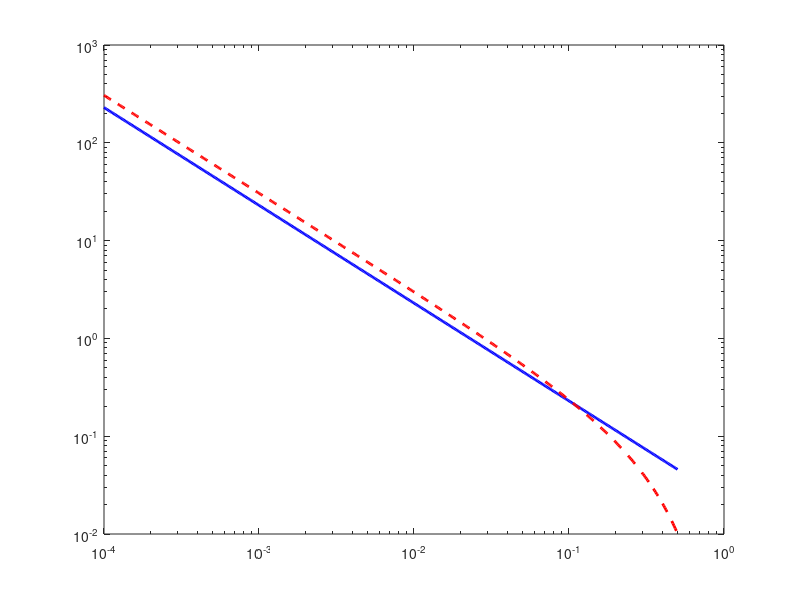

The MATLAB script that drew this image: (Note: this script raises an error after producing the figure.)
%% =====================================================================
%  三维颗粒气体温度穿透深度 λ 与相变预测
%  理论基础: Granular Media 教材 §5.4.4 公式 (5.106)-(5.108)
%  
%  核心公式:
%    能量方程: d/dz [ K dT/dz ] = Γ
%    热导率:   K = ρ_p d F4(φ) √T  ∝  ρ_p d √T  (稀薄极限)
%    耗散率:   Γ = (ρ_p/d)(1-e²) F5(φ) T^{3/2}  ∝  (ρ_p/d)(1-e²) φ² T^{3/2}
%    穿透深度: λ ~ √(KT/Γ) ≃ 3SL / (Nπd²√(1-e²))     [1D, 公式5.107]
%    临界粒子数: Nc ≃ 3S / (πd²√(1-e²))                [公式5.108]
%
%  3D 扩展:
%    λ_3D ≈ d / (6φ χ(φ) √(1-e²))     [用平均自由程表达]
%    相变条件: λ_3D < L/2
%
%  同时从模拟数据中直接测量壳层温度剖面并拟合 λ_measured
% =====================================================================

clear all; close all; clc;

%% ========== 1. 系统参数 ==========

L     = 4.0;          % 容器边长 [cm]
d     = 0.08;         % 颗粒直径 [cm] (0.8 mm)
e     = 0.9;          % 法向恢复系数 (亚克力典型值, 可修改)
S     = L^2;          % 壁面面积 [cm²] (一面)
V_box = L^3;          % 容器体积 [cm³]
V_p   = (pi/6)*d^3;   % 单颗粒体积 [cm³]

fprintf('=== 温度穿透深度 λ 与相变预测 ===\n');
fprintf('  容器: %.1f × %.1f × %.1f cm³\n', L, L, L);
fprintf('  颗粒直径: %.2f cm (%.1f mm)\n', d, d*10);
fprintf('  恢复系数: e = %.2f, 1-e² = %.4f\n', e, 1-e^2);

%% ========== 2. 理论计算: λ(φ) 和 Nc ==========

% 扫描体积分数范围
phi_theory = logspace(-4, -0.3, 500)';  % φ 从 0.0001 到 ~0.5

% --- 方法 A: 直接套用教材公式 (5.107) 的 3D 版本 ---
% 教材原式: λ = 3SL / (Nπd²√(1-e²))
% 其中 N = φ V_box / V_p = 6φL³/(πd³)
% 代入得: λ = 3·S·L·πd³ / (6φL³·πd²·√(1-e²))
%          = 3·L²·d / (6φL³·√(1-e²))
%          = d / (2φL·√(1-e²))
% 
% 但这是 1D 的结果 (沿 z 方向). 在 3D 立方体中, 能量从 6 面壁注入,
% 每面壁"负责"的穿透距离是 L/2. 有效公式相同, 只是判据变成 λ vs L/2.

lambda_textbook = d ./ (2 * phi_theory * L * sqrt(1 - e^2));

% --- 方法 B: 用平均自由程的物理图像 ---
% λ_mfp = 1/(n σ_coll χ) = d/(6φχ)  (Enskog 修正)
% χ(φ) = (1 - φ/2)/(1-φ)³           (Carnahan-Starling)
% 每次碰撞损失 (1-e²) 的动能
% 穿透深度 = λ_mfp / √(1-e²)  (因为需要 ~(1-e²)^{-1} 次碰撞才耗尽能量)

chi_CS = (1 - phi_theory/2) ./ (1 - phi_theory).^3;
lambda_mfp = d ./ (6 * phi_theory .* chi_CS);
lambda_kinetic = lambda_mfp ./ sqrt(1 - e^2);

% --- 临界体积分数 (λ = L/2 的解) ---
% 方法 A: d/(2φ_c L √(1-e²)) = L/2  →  φ_c = d/(L²(1-e²))
phi_c_textbook = d / (L^2 * (1 - e^2));

% 方法 B: 数值求解 λ_kinetic(φ_c) = L/2
[~, idx_c] = min(abs(lambda_kinetic - L/2));
phi_c_kinetic = phi_theory(idx_c);

% 教材临界粒子数 (5.108): Nc = 3S/(πd²√(1-e²))
% 在 3D 立方体中, 我们从 6 面壁考虑, 每面贡献 S = L²
Nc_textbook = 3 * S / (pi * d^2 * sqrt(1 - e^2));
% 对应的等效 φ_c:
phi_c_from_Nc = Nc_textbook * V_p / V_box;

fprintf('\n--- 理论预测 ---\n');
fprintf('  教材公式 φ_c (方法A) = %.6f\n', phi_c_textbook);
fprintf('  动力学公式 φ_c (方法B) = %.6f\n', phi_c_kinetic);
fprintf('  教材 Nc (5.108, 单面壁) = %.0f\n', Nc_textbook);
fprintf('  Nc 对应等效 φ = %.6f\n', phi_c_from_Nc);

%% ========== 3. 从模拟数据测量壳层温度剖面 ==========

% --- 数据配置 ---
pos_vel_dir = 'G:\Space_Active\Data\Maxwell_Boltz\data\Pos_Vel_data';
rot_dir     = 'G:\Space_Active\Data\Maxwell_Boltz\data\Rotation_data\Rotation_data';
pv_pattern  = 'Data_FixSpace_R0_04_mode0td_phi*.mat';
rot_pattern = 'RotData_FixSpace_R0_04_mode0td_phi*.mat';
tag_name    = 'Tag_2';
delta_step  = 5;

% --- 壳层设置 ---
n_shells = 20;
half_L = L / 2;
shell_edges = linspace(0, half_L, n_shells + 1);
shell_centers = (shell_edges(1:end-1) + shell_edges(2:end)) / 2;
% 转换为"距壁面距离" (教材的 z 坐标从壁面算起)
dist_from_wall = half_L - shell_centers;  % 壁面=0, 中心=L/2

% --- 自动检索文件 ---
pv_files = dir(fullfile(pos_vel_dir, pv_pattern));
rot_files = dir(fullfile(rot_dir, rot_pattern));

extract_phi = @(fname) str2double(regexp(fname, '(?<=phi)\d+\.?\d*', 'match', 'once'));

pv_map = containers.Map('KeyType', 'double', 'ValueType', 'char');
rot_map = containers.Map('KeyType', 'double', 'ValueType', 'char');

for k = 1:length(pv_files)
    phi_k = extract_phi(pv_files(k).name);
    if ~isnan(phi_k), pv_map(phi_k) = pv_files(k).name; end
end
for k = 1:length(rot_files)
    phi_k = extract_phi(rot_files(k).name);
    if ~isnan(phi_k), rot_map(phi_k) = rot_files(k).name; end
end

phi_data = sort(cell2mat(pv_map.keys));
n_data = length(phi_data);

fprintf('\n  找到 %d 个模拟数据集: ', n_data);
fprintf('%.4f  ', phi_data); fprintf('\n');

% --- 存储 ---
Measured = struct();
Measured.phi = phi_data;
Measured.shell_centers = shell_centers;
Measured.dist_from_wall = dist_from_wall;
Measured.T_tr_profile = zeros(n_data, n_shells);
Measured.T_rot_profile = zeros(n_data, n_shells);
Measured.Tx_profile = zeros(n_data, n_shells);  % 各分量
Measured.Ty_profile = zeros(n_data, n_shells);
Measured.Tz_profile = zeros(n_data, n_shells);
Measured.n_profile = zeros(n_data, n_shells);
Measured.lambda_fit_tr = zeros(n_data, 1);
Measured.lambda_fit_rot = zeros(n_data, 1);
Measured.T_wall_fit = zeros(n_data, 1);
Measured.T_center_fit = zeros(n_data, 1);

%% ========== 4. 逐 φ 提取壳层温度剖面 ==========

for i = 1:n_data
    phi_val = phi_data(i);
    fprintf('\n[%d/%d] φ = %.4f ...\n', i, n_data, phi_val);
    
    % 加载平动数据
    pv_file = fullfile(pos_vel_dir, pv_map(phi_val));
    loaded = load(pv_file);
    PD = loaded.ExtractedData.(tag_name);
    
    total_frames = length(PD.Pos);
    valid_frames = 1:delta_step:total_frames;
    
    % 加载转动数据 (如果有)
    has_rot = rot_map.isKey(phi_val);
    if has_rot
        rot_file = fullfile(rot_dir, rot_map(phi_val));
        loaded_rot = load(rot_file);
        PD_rot = loaded_rot.ExtractedData.(tag_name);
        rot_steps = PD_rot.TimeStep;
    end
    
    % 壳层累加器
    shell_vx2_sum = zeros(n_shells, 1);
    shell_vy2_sum = zeros(n_shells, 1);
    shell_vz2_sum = zeros(n_shells, 1);
    shell_omg2_sum = zeros(n_shells, 1);
    shell_count = zeros(n_shells, 1);
    shell_rot_count = zeros(n_shells, 1);
    
    for j_idx = 1:length(valid_frames)
        j = valid_frames(j_idx);
        
        pos_j = PD.Pos{j};
        vel_j = PD.Vel{j};
        if isempty(pos_j), continue; end
        
        % 清洗
        bad = any(isnan(pos_j), 2) | any(isnan(vel_j), 2);
        pos_j(bad, :) = [];
        vel_j(bad, :) = [];
        if isempty(pos_j), continue; end
        
        % 去宏观流
        mean_v = mean(vel_j, 1);
        vf = vel_j - mean_v;
        
        % Chebyshev 距离 (到中心)
        cheby = max(abs(pos_j), [], 2);
        s_idx = discretize(cheby, shell_edges);
        
        for s = 1:n_shells
            mask = (s_idx == s);
            if any(mask)
                shell_vx2_sum(s) = shell_vx2_sum(s) + sum(vf(mask, 1).^2);
                shell_vy2_sum(s) = shell_vy2_sum(s) + sum(vf(mask, 2).^2);
                shell_vz2_sum(s) = shell_vz2_sum(s) + sum(vf(mask, 3).^2);
                shell_count(s) = shell_count(s) + sum(mask);
            end
        end
        
        % 转动数据
        if has_rot
            rot_idx = find(rot_steps == j, 1);
            if ~isempty(rot_idx) && ~isempty(PD_rot.Omg{rot_idx})
                omg_j = PD_rot.Omg{rot_idx};
                % 同步清洗
                if size(omg_j, 1) == size(pos_j, 1) + sum(bad)
                    omg_j(bad, :) = [];
                end
                if size(omg_j, 1) == size(pos_j, 1)
                    omg2 = sum(omg_j.^2, 2);
                    for s = 1:n_shells
                        mask = (s_idx == s);
                        if any(mask)
                            shell_omg2_sum(s) = shell_omg2_sum(s) + sum(omg2(mask));
                            shell_rot_count(s) = shell_rot_count(s) + sum(mask);
                        end
                    end
                end
            end
        end
    end
    
    % 计算壳层温度 (T = <v²>, 不含 1/2 和 m, 与教材一致)
    for s = 1:n_shells
        if shell_count(s) > 0
            Measured.Tx_profile(i, s) = shell_vx2_sum(s) / shell_count(s);
            Measured.Ty_profile(i, s) = shell_vy2_sum(s) / shell_count(s);
            Measured.Tz_profile(i, s) = shell_vz2_sum(s) / shell_count(s);
            Measured.T_tr_profile(i, s) = (shell_vx2_sum(s) + shell_vy2_sum(s) + shell_vz2_sum(s)) / (3 * shell_count(s));
            Measured.n_profile(i, s) = shell_count(s) / length(valid_frames);
        end
        if shell_rot_count(s) > 0
            Measured.T_rot_profile(i, s) = shell_omg2_sum(s) / (3 * shell_rot_count(s));
        end
    end
    
    % --- 拟合穿透深度 λ ---
    % 教材模型: T(z) ∝ cosh(z/λ) 或近似为指数衰减
    % 更精确: 对称边界条件下 T(r) 的解形如 cosh((r - L/2)/λ) / cosh(L/(2λ))
    % 但简单起见, 先做 log(T) vs dist_from_wall 的线性拟合
    
    T_prof = Measured.T_tr_profile(i, :)';
    valid_s = T_prof > 0 & ~isnan(T_prof);
    
    if sum(valid_s) >= 4
        % 用距壁面的距离 (壁面=0, 越远越深入)
        % 模型: T(z) = T_wall * exp(-z/λ)  其中 z = dist_from_wall
        % 但注意: dist_from_wall 是从壁面向内的距离
        % shell_centers 是从中心向外, 所以:
        % dist_from_wall = half_L - shell_centers (壁面=0)
        % 我们期待: T 随 dist_from_wall 增大(深入内部) 而减小
        
        z_wall = dist_from_wall(valid_s)';  % 从壁面算的距离
        T_valid = T_prof(valid_s);
        
        % 方法1: 简单指数拟合 T = T0 * exp(-z/λ)
        try
            % 非线性拟合更稳健
            ft = fittype('a * exp(-x/b)', 'independent', 'x');
            opts = fitoptions(ft);
            opts.StartPoint = [max(T_valid), L/4];
            opts.Lower = [0, 0.001];
            opts.Upper = [10*max(T_valid), 10*L];
            [fit_result, gof] = fit(z_wall, T_valid, ft, opts);
            
            Measured.lambda_fit_tr(i) = fit_result.b;
            Measured.T_wall_fit(i) = fit_result.a;
            Measured.T_center_fit(i) = fit_result.a * exp(-half_L / fit_result.b);
            
            fprintf('  拟合: T_wall=%.4f, λ_tr=%.4f cm, R²=%.4f\n', ...
                fit_result.a, fit_result.b, gof.rsquare);
        catch
            % Fallback: 线性拟合 log(T)
            p = polyfit(z_wall, log(T_valid), 1);
            if p(1) < 0
                Measured.lambda_fit_tr(i) = -1/p(1);
            else
                Measured.lambda_fit_tr(i) = Inf;
            end
            fprintf('  线性拟合: λ_tr=%.4f cm (fallback)\n', Measured.lambda_fit_tr(i));
        end
    end
    
    % 转动温度的 λ
    T_rot_prof = Measured.T_rot_profile(i, :)';
    valid_r = T_rot_prof > 0 & ~isnan(T_rot_prof);
    if sum(valid_r) >= 4
        try
            ft = fittype('a * exp(-x/b)', 'independent', 'x');
            opts = fitoptions(ft);
            opts.StartPoint = [max(T_rot_prof(valid_r)), L/4];
            opts.Lower = [0, 0.001];
            opts.Upper = [10*max(T_rot_prof(valid_r)), 10*L];
            [fit_rot, ~] = fit(dist_from_wall(valid_r)', T_rot_prof(valid_r), ft, opts);
            Measured.lambda_fit_rot(i) = fit_rot.b;
            fprintf('  转动穿透深度: λ_rot=%.4f cm\n', fit_rot.b);
        catch
            Measured.lambda_fit_rot(i) = Inf;
        end
    end
end

%% ========== 5. 绘图 ==========

cmap = lines(n_data);

% ------ Fig 1: 理论 λ(φ) 曲线 + 模拟测量值 ------
figure('Name', 'Fig.1: Penetration Depth λ vs φ', ...
    'Position', [100, 100, 800, 550]);

loglog(phi_theory, lambda_textbook, 'b-', 'LineWidth', 2, ...
    'DisplayName', '\lambda_{textbook} = d/(2\phi L\surd(1-e^2))');
hold on;
loglog(phi_theory, lambda_kinetic, 'r--', 'LineWidth', 2, ...
    'DisplayName', '\lambda_{kinetic} (Enskog)');

% 容器半长参考线
yline(half_L, 'k:', 'LineWidth', 2, 'HandleVisibility', 'off');
text(phi_theory(end)*0.3, half_L*1.3, 'L/2 = 2 cm', 'FontSize', 14, 'Color', 'k');

% 叠加模拟测量的 λ
valid_meas = Measured.lambda_fit_tr > 0 & isfinite(Measured.lambda_fit_tr);
if any(valid_meas)
    loglog(phi_data(valid_meas), Measured.lambda_fit_tr(valid_meas), ...
        'ko', 'MarkerSize', 12, 'LineWidth', 2, 'MarkerFaceColor', [0.3 0.8 0.3], ...
        'DisplayName', '\lambda_{measured} (T_{tr})');
end
valid_rot = Measured.lambda_fit_rot > 0 & isfinite(Measured.lambda_fit_rot);
if any(valid_rot)
    loglog(phi_data(valid_rot), Measured.lambda_fit_rot(valid_rot), ...
        'ms', 'MarkerSize', 12, 'LineWidth', 2, 'MarkerFaceColor', [0.8 0.3 0.8], ...
        'DisplayName', '\lambda_{measured} (T_{rot})');
end

% 标注临界 φ
xline(phi_c_kinetic, 'r-.', 'LineWidth', 1.5, 'HandleVisibility', 'off');
text(phi_c_kinetic*1.2, 0.5, sprintf('\\phi_c \\approx %.4f', phi_c_kinetic), ...
    'FontSize', 13, 'Color', 'r');

xlabel('\phi (Volume Fraction)', 'FontSize', 16);
ylabel('Penetration Depth \lambda [cm]', 'FontSize', 16);
legend('Location', 'best', 'FontSize', 13); legend boxoff;
set(gca, 'FontSize', 20, 'FontName', 'Times New Roman', 'LineWidth', 2);
ylim([0.001, 100]);

% ------ Fig 2: 壳层温度剖面 T(z) (z = dist_from_wall) ------
figure('Name', 'Fig.2: Temperature Profile T(z) from Wall', ...
    'Position', [150, 100, 850, 550]);

for i = 1:n_data
    T_prof = Measured.T_tr_profile(i, :);
    valid_s = T_prof > 0;
    
    % 数据点
    plot(dist_from_wall(valid_s), T_prof(valid_s), 'o', 'Color', cmap(i,:), ...
        'MarkerSize', 7, 'MarkerFaceColor', cmap(i,:), 'HandleVisibility', 'off');
    hold on;
    
    % 拟合曲线
    if isfinite(Measured.lambda_fit_tr(i)) && Measured.lambda_fit_tr(i) > 0
        z_dense = linspace(0, half_L, 200);
        T_fit = Measured.T_wall_fit(i) * exp(-z_dense / Measured.lambda_fit_tr(i));
        plot(z_dense, T_fit, '-', 'Color', cmap(i,:), 'LineWidth', 1.8, ...
            'DisplayName', sprintf('\\phi=%.3f, \\lambda=%.2f cm', phi_data(i), Measured.lambda_fit_tr(i)));
    else
        plot(dist_from_wall(valid_s), T_prof(valid_s), '-', 'Color', cmap(i,:), ...
            'LineWidth', 1.5, 'DisplayName', sprintf('\\phi=%.3f (uniform)', phi_data(i)));
    end
end

xlabel('Distance from Wall z [cm]', 'FontSize', 16);
ylabel('T_{tr} (Translational Temperature) [cm²/s²]', 'FontSize', 16);
legend('Location', 'best', 'FontSize', 13); legend boxoff;
set(gca, 'FontSize', 20, 'FontName', 'Times New Roman', 'LineWidth', 2);

% ------ Fig 3: 温度各向异性 Tx, Ty, Tz 壳层分布 ------
% 这个图是 3D 体系独有的: 壁面振动是各向同性的 (6面壁), 
% 所以理论上 Tx=Ty=Tz. 如果不等, 说明壁面驱动模式有各向异性.
figure('Name', 'Fig.3: Temperature Anisotropy by Shell (representative φ)', ...
    'Position', [200, 100, 800, 550]);

i_rep = ceil(n_data / 2);  % 取中间 phi 做代表
Tx = Measured.Tx_profile(i_rep, :);
Ty = Measured.Ty_profile(i_rep, :);
Tz = Measured.Tz_profile(i_rep, :);

plot(dist_from_wall, Tx, 'ro-', 'LineWidth', 1.5, 'MarkerSize', 6, ...
    'MarkerFaceColor', 'r', 'DisplayName', 'T_x');
hold on;
plot(dist_from_wall, Ty, 'b^-', 'LineWidth', 1.5, 'MarkerSize', 6, ...
    'MarkerFaceColor', 'b', 'DisplayName', 'T_y');
plot(dist_from_wall, Tz, 'gs-', 'LineWidth', 1.5, 'MarkerSize', 6, ...
    'MarkerFaceColor', 'g', 'DisplayName', 'T_z');

xlabel('Distance from Wall z [cm]', 'FontSize', 16);
ylabel('Temperature Component [cm²/s²]', 'FontSize', 16);
title(sprintf('Temperature Anisotropy (\\phi = %.3f)', phi_data(i_rep)), 'FontSize', 16);
legend('Location', 'best', 'FontSize', 14); legend boxoff;
set(gca, 'FontSize', 20, 'FontName', 'Times New Roman', 'LineWidth', 2);

% ------ Fig 4: T_tr 和 T_rot 同时画在壳层剖面上 ------
figure('Name', 'Fig.4: Translational vs Rotational T Profile', ...
    'Position', [250, 100, 800, 550]);

for i = 1:n_data
    T_tr = Measured.T_tr_profile(i, :);
    T_rot = Measured.T_rot_profile(i, :);
    
    valid_tr = T_tr > 0;
    valid_rot = T_rot > 0;
    
    h_tr = plot(dist_from_wall(valid_tr), T_tr(valid_tr), '-o', 'Color', cmap(i,:), ...
        'LineWidth', 1.5, 'MarkerSize', 6, 'MarkerFaceColor', cmap(i,:), ...
        'DisplayName', sprintf('T_{tr}, \\phi=%.3f', phi_data(i)));
    hold on;
    
    if any(valid_rot)
        plot(dist_from_wall(valid_rot), T_rot(valid_rot), '--s', 'Color', cmap(i,:), ...
            'LineWidth', 1.5, 'MarkerSize', 6, ...
            'DisplayName', sprintf('T_{rot}, \\phi=%.3f', phi_data(i)));
    end
end

xlabel('Distance from Wall z [cm]', 'FontSize', 16);
ylabel('Temperature [cm²/s²]', 'FontSize', 16);
legend('Location', 'best', 'FontSize', 11); legend boxoff;
set(gca, 'FontSize', 20, 'FontName', 'Times New Roman', 'LineWidth', 2);

% ------ Fig 5: 归一化温度剖面 T(z)/T(0) → 直接可见衰减 ------
figure('Name', 'Fig.5: Normalized Temperature Profile T(z)/T_wall', ...
    'Position', [300, 100, 800, 550]);

for i = 1:n_data
    T_prof = Measured.T_tr_profile(i, :);
    valid_s = T_prof > 0;
    
    if any(valid_s)
        % T_wall 取最外层 (dist_from_wall 最小处)
        T_wall_meas = T_prof(find(valid_s, 1, 'last'));  % 最外壳层
        T_norm = T_prof / T_wall_meas;
        
        plot(dist_from_wall(valid_s), T_norm(valid_s), '-o', 'Color', cmap(i,:), ...
            'LineWidth', 1.5, 'MarkerSize', 6, 'MarkerFaceColor', cmap(i,:), ...
            'DisplayName', sprintf('\\phi=%.3f', phi_data(i)));
        hold on;
    end
end

% 理论参考线
z_ref = linspace(0, half_L, 100);
for lam_ref = [0.5, 1.0, 2.0, 5.0]
    plot(z_ref, exp(-z_ref / lam_ref), 'k:', 'LineWidth', 1, 'HandleVisibility', 'off');
    text(half_L*0.75, exp(-half_L*0.75/lam_ref)*1.05, ...
        sprintf('\\lambda=%.1f', lam_ref), 'FontSize', 10, 'Color', [0.5 0.5 0.5]);
end

xlabel('Distance from Wall z [cm]', 'FontSize', 16);
ylabel('T(z) / T_{wall}', 'FontSize', 16);
legend('Location', 'best', 'FontSize', 13); legend boxoff;
set(gca, 'FontSize', 20, 'FontName', 'Times New Roman', 'LineWidth', 2);
ylim([0, 1.2]);

% ------ Fig 6: 相图: λ/L vs φ + 理论曲线 ------
figure('Name', 'Fig.6: Phase Diagram λ/L vs φ', ...
    'Position', [350, 100, 750, 550]);

% 理论线
semilogx(phi_theory, lambda_textbook / L, 'b-', 'LineWidth', 2, ...
    'DisplayName', 'Theory (textbook)');
hold on;
semilogx(phi_theory, lambda_kinetic / L, 'r--', 'LineWidth', 2, ...
    'DisplayName', 'Theory (Enskog)');

% 测量值
if any(valid_meas)
    semilogx(phi_data(valid_meas), Measured.lambda_fit_tr(valid_meas) / L, ...
        'ko', 'MarkerSize', 12, 'LineWidth', 2, 'MarkerFaceColor', [0.3 0.8 0.3], ...
        'DisplayName', 'Simulation');
end

% λ/L = 0.5 → 相变线
yline(0.5, 'k:', 'LineWidth', 2, 'HandleVisibility', 'off');
text(phi_theory(1)*3, 0.55, '\lambda = L/2 (Phase Transition)', 'FontSize', 13);

% 着色区域
fill([phi_theory(1), phi_theory(end), phi_theory(end), phi_theory(1)], ...
    [0, 0, 0.5, 0.5], 'r', 'FaceAlpha', 0.08, 'EdgeColor', 'none', ...
    'HandleVisibility', 'off');
text(phi_theory(end)*0.3, 0.2, 'Clustering Region', 'FontSize', 14, ...
    'Color', [0.8 0 0], 'FontWeight', 'bold');

fill([phi_theory(1), phi_theory(end), phi_theory(end), phi_theory(1)], ...
    [0.5, 0.5, 5, 5], 'b', 'FaceAlpha', 0.05, 'EdgeColor', 'none', ...
    'HandleVisibility', 'off');
text(phi_theory(1)*3, 2.5, 'Homogeneous Gas', 'FontSize', 14, ...
    'Color', [0 0 0.7], 'FontWeight', 'bold');

xlabel('\phi', 'FontSize', 16);
ylabel('\lambda / L', 'FontSize', 16);
legend('Location', 'northeast', 'FontSize', 13); legend boxoff;
set(gca, 'FontSize', 20, 'FontName', 'Times New Roman', 'LineWidth', 2);
ylim([0, 5]);

%% ========== 6. 教材公式 (5.106) 的数值解 (3D 版本) ==========
%
% 精确求解热方程: d/dr [K(T) dT/dr] = Γ(T, φ)
% 边界条件: T(r=L/2) = T0 (壁面温度), dT/dr|_{r=0} = 0 (对称)
% 这里 r 是 Chebyshev 距离

fprintf('\n=== 数值求解能量方程 (代表性 φ) ===\n');

% 对几个代表性 φ 求解
phi_solve = [0.001, 0.005, 0.01, 0.02, 0.05, 0.1];
T0_wall = 1.0;  % 壁面温度 (归一化)

figure('Name', 'Fig.7: Numerical Solution of Energy Equation', ...
    'Position', [400, 100, 800, 550]);
cmap_solve = jet(length(phi_solve));

for ip = 1:length(phi_solve)
    phi_s = phi_solve(ip);
    
    % 构建 ODE: d/dz [K dT/dz] = Γ
    % K = C_K * √T,  Γ = C_Γ * φ² T^{3/2}
    % → C_K √T T'' + C_K/(2√T) (T')² = C_Γ φ² T^{3/2}
    % 令 y1 = T, y2 = dT/dz
    % dy1/dz = y2
    % dy2/dz = [C_Γ φ² y1^{3/2} - C_K/(2√y1) y2²] / (C_K √y1)
    %        = (C_Γ/C_K) φ² y1 - y2²/(2 y1)
    
    % 比值 C_Γ/C_K 决定了衰减速率
    % C_Γ/C_K ∝ (1-e²)/d² (从教材中 K 和 Γ 的表达式)
    ratio = (1 - e^2) / d^2;
    
    odefun = @(z, y) [y(2); ratio * phi_s^2 * y(1) - y(2)^2 / (2*y(1))];
    
    % 边界条件: T(L/2) = T0, dT/dz(0) = 0
    % 用 shooting method: 猜 T(0) = T_center, 从中心积分到壁面
    % 调整 T_center 使得 T(L/2) = T0
    
    z_span = [0, half_L];
    
    % 二分法搜索 T_center
    T_lo = 0.001 * T0_wall;
    T_hi = T0_wall;
    
    for iter = 1:50
        T_guess = (T_lo + T_hi) / 2;
        try
            [z_sol, y_sol] = ode45(odefun, z_span, [T_guess, 0], ...
                odeset('RelTol', 1e-8, 'AbsTol', 1e-10));
            T_at_wall = y_sol(end, 1);
            
            if T_at_wall < T0_wall
                T_lo = T_guess;
            else
                T_hi = T_guess;
            end
            
            if abs(T_at_wall - T0_wall) / T0_wall < 1e-6
                break;
            end
        catch
            T_hi = T_guess;
        end
    end
    
    % 绘制 (翻转为 dist_from_wall)
    z_from_wall = half_L - z_sol;
    plot(z_from_wall, y_sol(:,1) / T0_wall, '-', 'Color', cmap_solve(ip,:), ...
        'LineWidth', 2, 'DisplayName', sprintf('\\phi = %.3f', phi_s));
    hold on;
    
    fprintf('  φ=%.4f: T_center/T_wall = %.4f\n', phi_s, T_guess/T0_wall);
end

xlabel('Distance from Wall z [cm]', 'FontSize', 16);
ylabel('T(z) / T_0', 'FontSize', 16);
legend('Location', 'best', 'FontSize', 13); legend boxoff;
set(gca, 'FontSize', 20, 'FontName', 'Times New Roman', 'LineWidth', 2);
ylim([0, 1.1]);

%% ========== 7. 汇总 ==========

fprintf('\n============================================================\n');
fprintf('  温度穿透深度 λ 汇总\n');
fprintf('============================================================\n');
fprintf('%8s | %12s | %12s | %12s | %12s | %8s\n', ...
    'phi', 'λ_theory', 'λ_meas(tr)', 'λ_meas(rot)', 'T_center/T_wall', 'λ<L/2?');
fprintf('%s\n', repmat('-', 1, 78));

for i = 1:n_data
    phi_val = phi_data(i);
    
    % 理论值
    chi_val = (1 - phi_val/2) / (1 - phi_val)^3;
    lam_th = d / (6 * phi_val * chi_val * sqrt(1-e^2));
    
    % 测量值
    lam_tr = Measured.lambda_fit_tr(i);
    lam_rot = Measured.lambda_fit_rot(i);
    
    % T_center/T_wall 比
    T_prof = Measured.T_tr_profile(i, :);
    valid_s = T_prof > 0;
    if any(valid_s)
        T_ratio = T_prof(find(valid_s, 1)) / T_prof(find(valid_s, 1, 'last'));
    else
        T_ratio = NaN;
    end
    
    cluster_flag = '';
    if lam_tr < half_L, cluster_flag = ' <<<'; end
    
    fprintf('%8.4f | %12.4f | %12.4f | %12.4f | %12.4f | %8s\n', ...
        phi_val, lam_th, lam_tr, lam_rot, T_ratio, ...
        [ternary(lam_tr < half_L, 'YES', 'no'), cluster_flag]);
end

fprintf('============================================================\n');
fprintf('  理论临界 φ_c ≈ %.6f (λ = L/2 = %.1f cm)\n', phi_c_kinetic, half_L);
fprintf('  当 λ < L/2 时, 中心区域冷却 → 密度增大 → 团簇成核\n');
fprintf('============================================================\n');

%% 辅助函数
function result = ternary(cond, a, b)
    if cond, result = a; else, result = b; end
end
